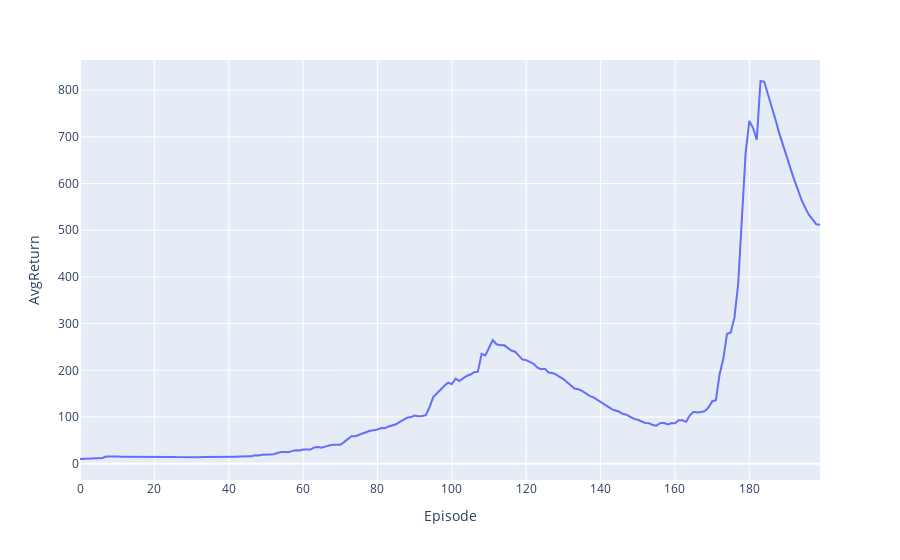

The code cell stored with this chart in its notebook:
### Code cell
fig = px.line(df, x="Episode", y="AvgReturn")
fig.show()

### Figure 1 — Plotly figure (JSON) as saved in the notebook; plotly's stock layout.template omitted (floating-point values rounded to 4 significant figures; data arrays with more than 128 entries replaced by an {"elided": "..."} marker saying what was removed)
{"data": [{"hovertemplate": "Episode=%{x}<br>AvgReturn=%{y}<extra></extra>", "legendgroup": "", "line": {"color": "#636efa", "dash": "solid"}, "marker": {"symbol": "circle"}, "mode": "lines", "name": "", "orientation": "v", "showlegend": false, "type": "scatter", "x": {"elided": "200 int values"}, "xaxis": "x", "y": {"elided": "200 float values"}, "yaxis": "y"}], "layout": {"legend": {"tracegroupgap": 0}, "margin": {"t": 60}, "xaxis": {"anchor": "y", "domain": [0, 1], "title": {"text": "Episode"}}, "yaxis": {"anchor": "x", "domain": [0, 1], "title": {"text": "AvgReturn"}}}}
